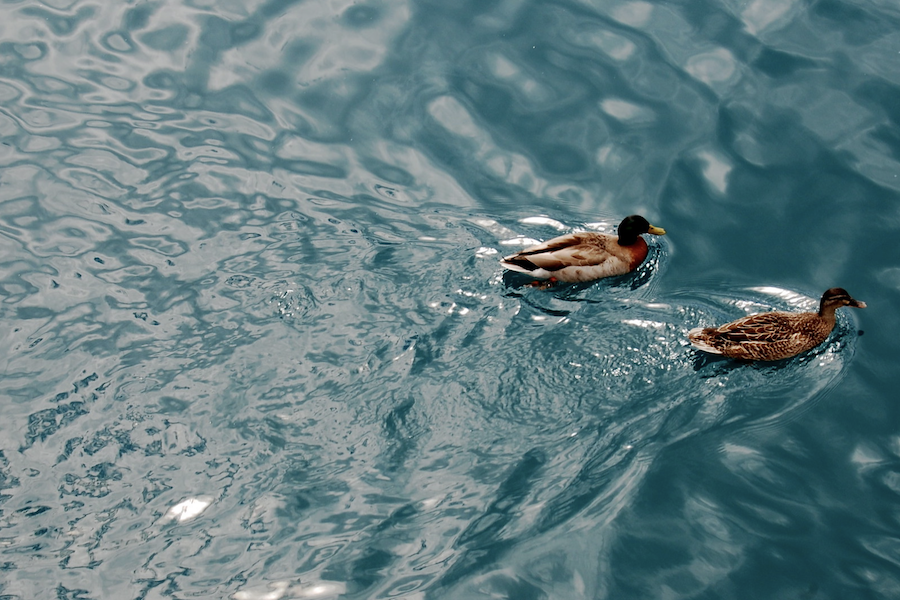
#> input picture images/patos.png, 900 x 600 px, found by its file name
$ python ocv2.py
#> lines starting #> are read from the running program, lines starting #| are printed output that depends on the picture
import cv2
import numpy as np

# Python RGB (matplotlib)
# OpenCV BGR

bgr = np.zeros((300,500,3),np.uint8)   #(filas, col, planos)
bgr[:,:,:]=(0, 255, 255)    #BGR
cv2.imshow("BGR", bgr)  #BGR
cv2.waitKey(0)
cv2.destroyAllWindows()


bgr = cv2.imread("patos.png")       # Carga espacio color BGR
#> bgr is the input picture: shape (600, 900, 3); mean B, G, R 129.2, 124.8, 99.7
cv2.imshow("Color BGR", bgr )
cv2.waitKey()

cB = bgr[:,:,0]   #B
cG = bgr[:,:,1]   #G
cR = bgr[:,:,2]   #R
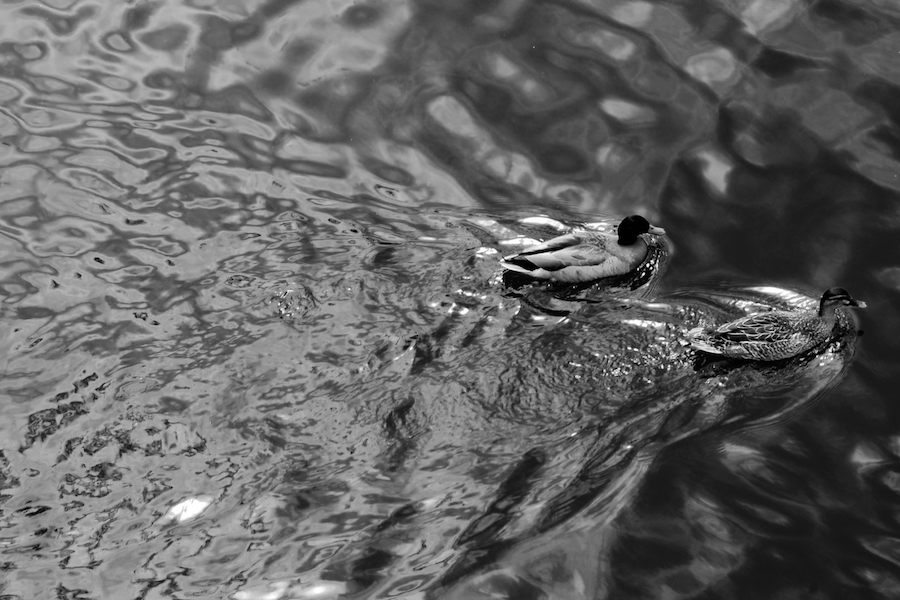
#> cR: shape (600, 900); min 0, max 255, mean 99.7

cv2.imshow("Color BGR", np.hstack([cB, cG, cR]) )
cv2.waitKey()

#cv2.destroyAllWindows()
print("Azul", cB.shape)
#| Azul (600, 900)

rgb = cv2.cvtColor( bgr, cv2.COLOR_BGR2RGB )
cR = rgb[:,:,0]   #R
cG = rgb[:,:,1]   #G
cB = rgb[:,:,2]   #B
cv2.imshow("Color RGB", np.hstack([cR, cG, cB]) )
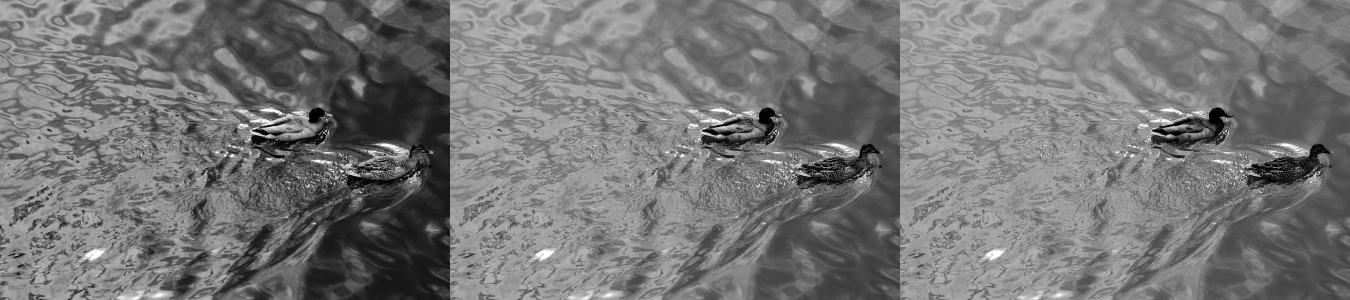
#> window 'Color RGB': shape (600, 2700) (shown at 1/2 size); min 0, max 255, mean 117.9
cv2.waitKey()
cv2.destroyAllWindows()

gris = cv2.cvtColor(bgr,cv2.COLOR_BGR2GRAY)
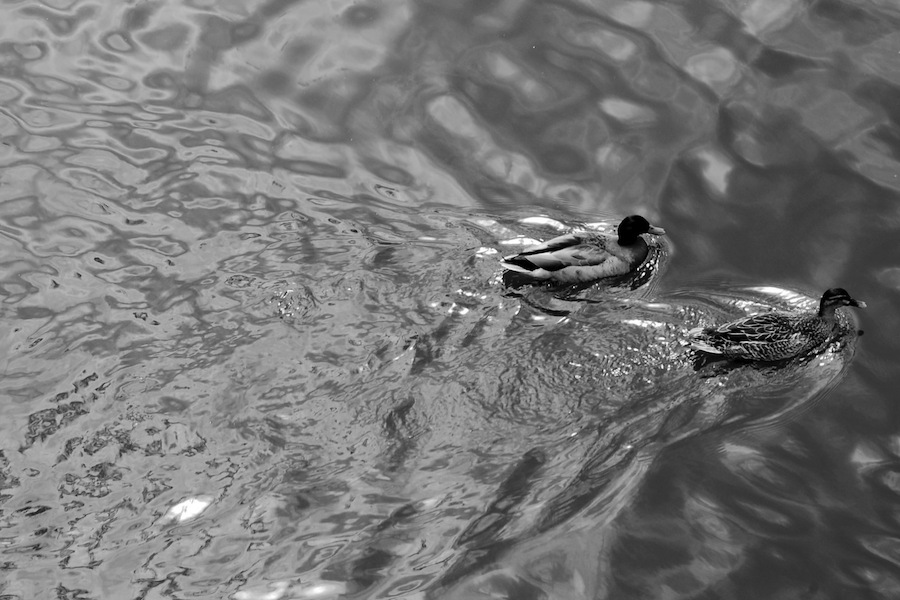
#> gris: shape (600, 900); min 0, max 255, mean 117.8
cv2.imshow("Color Gris", gris)
cv2.waitKey()
cv2.destroyAllWindows()

print("BGR", bgr.shape)
#| BGR (600, 900, 3)
rojo = np.zeros(bgr.shape, np.uint8 );
rojo[:,:,2] = bgr[:,:,2]
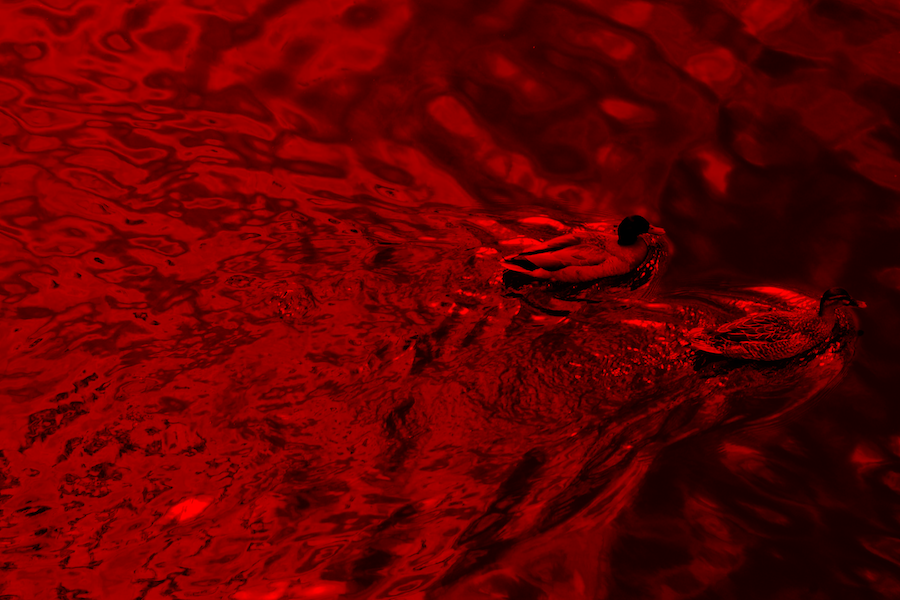
#> rojo: shape (600, 900, 3); mean B, G, R 0, 0, 99.7
verde = np.zeros(bgr.shape, np.uint8 );
verde[:,:,1] = bgr[:,:,1]
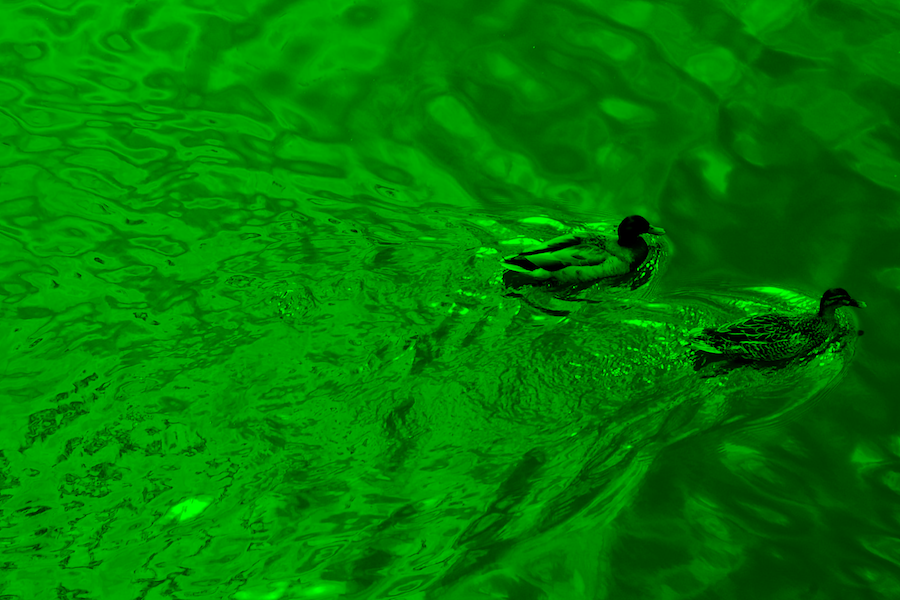
#> verde: shape (600, 900, 3); mean B, G, R 0, 124.8, 0
azul = np.zeros(bgr.shape, np.uint8 );
azul[:,:,0] = bgr[:,:,0]
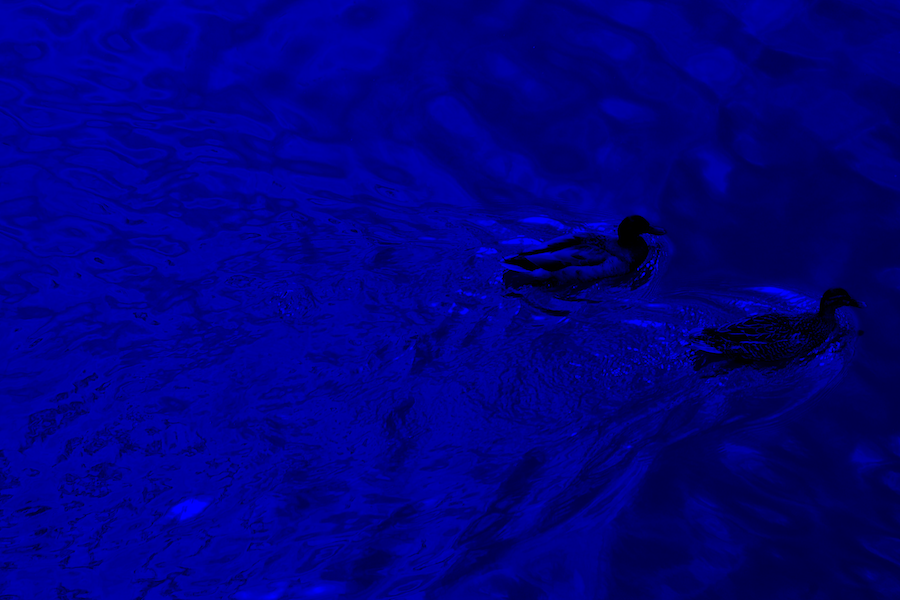
#> azul: shape (600, 900, 3); mean B, G, R 129.2, 0, 0

cv2.imshow("Planos color", np.hstack([rojo, verde, azul]))
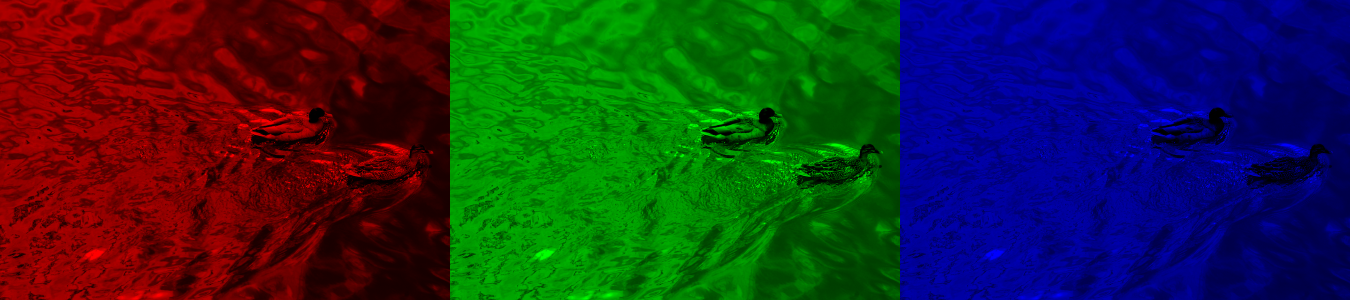
#> window 'Planos color': shape (600, 2700, 3) (shown at 1/2 size); mean B, G, R 43.1, 41.6, 33.2
cv2.waitKey()
print("ROJO", rojo.shape)
#| ROJO (600, 900, 3)

rojo2 = np.zeros(rgb.shape, np.uint8 );
rojo2[:,:,2] = rgb[:,:,0]
verde2 = np.zeros(rgb.shape, np.uint8 );
verde2[:,:,1] = rgb[:,:,1]
azul2 = np.zeros(rgb.shape, np.uint8 );
azul2[:,:,0] = rgb[:,:,2]

cv2.imshow("Planos color2", np.hstack([rojo2,verde2,azul2]))
cv2.waitKey()
print("Azul2", azul2.shape)
#| Azul2 (600, 900, 3)
cv2.destroyAllWindows()

$ run again, with images/cameraman.png copied over images/patos.png
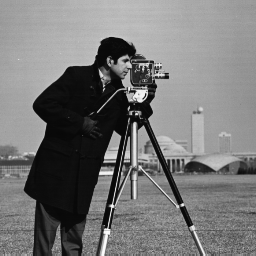
#> input picture images/cameraman.png, 256 x 256 px, found by its file name
#> bgr is the input picture: shape (256, 256, 3); min 7, max 253, mean 118.7
#| Azul (256, 256)
#| BGR (256, 256, 3)
#> `azul[:,:,0] = bgr[:,:,0]`:
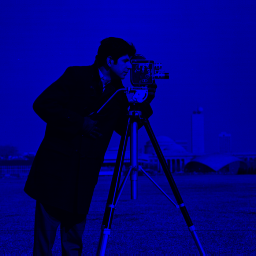
#> azul: shape (256, 256, 3); mean B, G, R 118.7, 0, 0
#> `cv2.imshow("Planos color", np.hstack([rojo, verde, azul]))`:
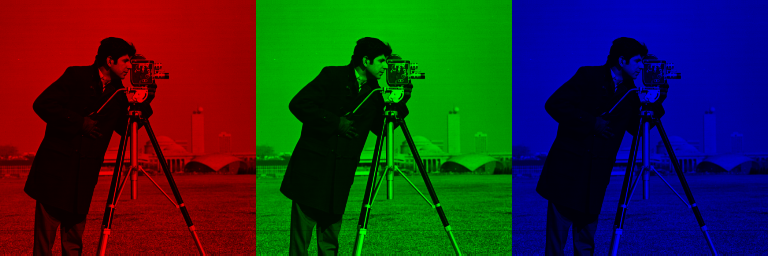
#> window 'Planos color': shape (256, 768, 3); mean B, G, R 39.6, 39.6, 39.6
#| ROJO (256, 256, 3)
#| Azul2 (256, 256, 3)
